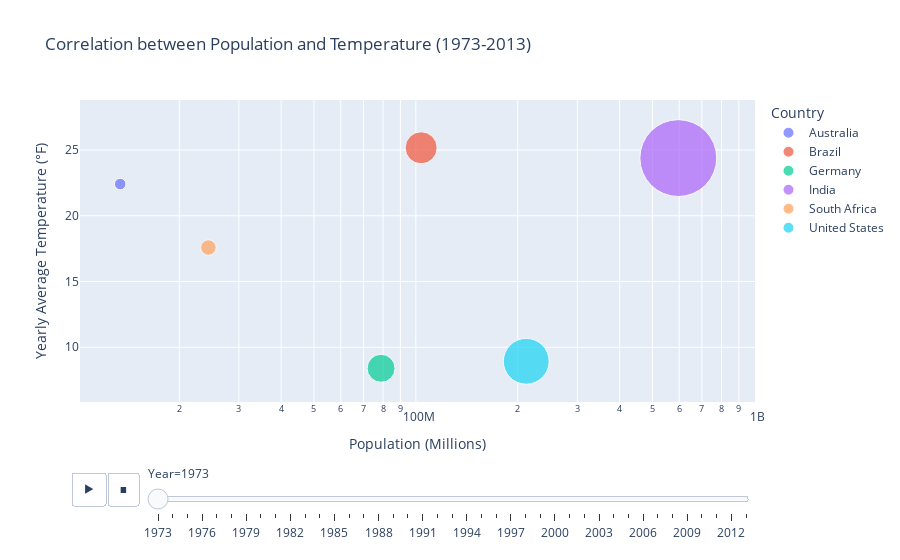

Notebook code cell kept with this figure:
### Code cell
# Assuming you have the necessary dataframes and variables defined

# Merge dataframes on 'Year' and 'Country'
merged_df = pd.merge(selected_countries_df, population_df, on=['Year', 'Country'])

merged_df.head()

# Create Animated Bubble Chart
fig = px.scatter(merged_df, x='Population', y='Yearly Average Temperature', color='Country',
                 size='Population',
                 title='Correlation between Population and Temperature (1973-2013)',
                 labels={'Population': 'Population (millions)', 'Yearly Average Temperature': 'Temperature (°F)'},
                 hover_data=['Year', 'Country'],
                 animation_frame='Year',  # Specify the animation frame
                 animation_group='Country',
                 size_max=80,
                 log_x=True)  # Specify the animation group

correlation_coefficient = merged_df['Population'].corr(merged_df['Yearly Average Temperature'])
print(merged_df)

# print(f"Pearson Correlation Coefficient: {correlation_coefficient}")
# # Calculate and add correlation annotations
# print(merged_df.groupby(['Country', 'Year']).corr()['Population'])
# correlations = merged_df.groupby(['Country', 'Year']).corr()['Population']['Yearly Average Temperature'].unstack()
#     for year in merged_df['Year'].unique():
#         correlation = correlations.loc[country, year]
#         fig.add_annotation(
#             x=merged_df[(merged_df['Country'] == country) & (merged_df['Year'] == year)]['Population'].iloc[0],
#             y=merged_df[(merged_df['Country'] == country) & (merged_df['Year'] == year)]['Yearly Average Temperature'].iloc[0],
#             text=f'{country} {year}: {correlation:.2f}',
#             showarrow=False,
#             xshift=5,
#             yshift=5
#         )

fig.update_layout (xaxis_title='Population (Millions)', yaxis_title='Yearly Average Temperature (°F)')

# (xaxis=dict(tickvals=[10, 100, 1000, 2000], ticktext=['10M', '100M', '1B', '2B'], dtick=1),
#                   yaxis=dict(tickvals=[10, 15, 20, 25, 30], ticktext=['10°F', '15°F', '20°F', '25°F', '30°F']),

fig.show()

### Figure 1 — Plotly figure (JSON) as saved in the notebook; plotly's stock layout.template omitted (floating-point values rounded to 4 significant figures)
{"data": [{"customdata": [[1973, "Australia"]], "hovertemplate": "Country=%{customdata[1]}<br>Year=%{customdata[0]}<br>Population (millions)=%{marker.size}<br>Temperature (°F)=%{y}<extra></extra>", "ids": ["Australia"], "legendgroup": "Australia", "marker": {"color": "#636efa", "size": [13380000], "sizemode": "area", "sizeref": 201700.0, "symbol": "circle"}, "mode": "markers", "name": "Australia", "orientation": "v", "showlegend": true, "type": "scatter", "x": [13380000], "xaxis": "x", "y": [22.41], "yaxis": "y"}, {"customdata": [[1973, "Brazil"]], "hovertemplate": "Country=%{customdata[1]}<br>Year=%{customdata[0]}<br>Population (millions)=%{marker.size}<br>Temperature (°F)=%{y}<extra></extra>", "ids": ["Brazil"], "legendgroup": "Brazil", "marker": {"color": "#EF553B", "size": [103666904], "sizemode": "area", "sizeref": 201700.0, "symbol": "circle"}, "mode": "markers", "name": "Brazil", "orientation": "v", "showlegend": true, "type": "scatter", "x": [103666904], "xaxis": "x", "y": [25.17], "yaxis": "y"}, {"customdata": [[1973, "Germany"]], "hovertemplate": "Country=%{customdata[1]}<br>Year=%{customdata[0]}<br>Population (millions)=%{marker.size}<br>Temperature (°F)=%{y}<extra></extra>", "ids": ["Germany"], "legendgroup": "Germany", "marker": {"color": "#00cc96", "size": [78936666], "sizemode": "area", "sizeref": 201700.0, "symbol": "circle"}, "mode": "markers", "name": "Germany", "orientation": "v", "showlegend": true, "type": "scatter", "x": [78936666], "xaxis": "x", "y": [8.403], "yaxis": "y"}, {"customdata": [[1973, "India"]], "hovertemplate": "Country=%{customdata[1]}<br>Year=%{customdata[0]}<br>Population (millions)=%{marker.size}<br>Temperature (°F)=%{y}<extra></extra>", "ids": ["India"], "legendgroup": "India", "marker": {"color": "#ab63fa", "size": [596107483], "sizemode": "area", "sizeref": 201700.0, "symbol": "circle"}, "mode": "markers", "name": "India", "orientation": "v", "showlegend": true, "type": "scatter", "x": [596107483], "xaxis": "x", "y": [24.39], "yaxis": "y"}, {"customdata": [[1973, "South Africa"]], "hovertemplate": "Country=%{customdata[1]}<br>Year=%{customdata[0]}<br>Population (millions)=%{marker.size}<br>Temperature (°F)=%{y}<extra></extra>", "ids": ["South Africa"], "legendgroup": "South Africa", "marker": {"color": "#FFA15A", "size": [24382513], "sizemode": "area", "sizeref": 201700.0, "symbol": "circle"}, "mode": "markers", "name": "South Africa", "orientation": "v", "showlegend": true, "type": "scatter", "x": [24382513], "xaxis": "x", "y": [17.58], "yaxis": "y"}, {"customdata": [[1973, "United States"]], "hovertemplate": "Country=%{customdata[1]}<br>Year=%{customdata[0]}<br>Population (millions)=%{marker.size}<br>Temperature (°F)=%{y}<extra></extra>", "ids": ["United States"], "legendgroup": "United States", "marker": {"color": "#19d3f3", "size": [211909000], "sizemode": "area", "sizeref": 201700.0, "symbol": "circle"}, "mode": "markers", "name": "United States", "orientation": "v", "showlegend": true, "type": "scatter", "x": [211909000], "xaxis": "x", "y": [8.935], "yaxis": "y"}], "layout": {"autosize": true, "legend": {"itemsizing": "constant", "title": {"text": "Country"}, "tracegroupgap": 0}, "sliders": [{"active": 0, "currentvalue": {"prefix": "Year="}, "len": 0.9, "pad": {"b": 10, "t": 60}, "steps": [{"args": [["1973"], {"frame": {"duration": 0, "redraw": false}, "fromcurrent": true, "mode": "immediate", "transition": {"duration": 0, "easing": "linear"}}], "label": "1973", "method": "animate"}, {"args": [["1974"], {"frame": {"duration": 0, "redraw": false}, "fromcurrent": true, "mode": "immediate", "transition": {"duration": 0, "easing": "linear"}}], "label": "1974", "method": "animate"}, {"args": [["1975"], {"frame": {"duration": 0, "redraw": false}, "fromcurrent": true, "mode": "immediate", "transition": {"duration": 0, "easing": "linear"}}], "label": "1975", "method": "animate"}, {"args": [["1976"], {"frame": {"duration": 0, "redraw": false}, "fromcurrent": true, "mode": "immediate", "transition": {"duration": 0, "easing": "linear"}}], "label": "1976", "method": "animate"}, {"args": [["1977"], {"frame": {"duration": 0, "redraw": false}, "fromcurrent": true, "mode": "immediate", "transition": {"duration": 0, "easing": "linear"}}], "label": "1977", "method": "animate"}, {"args": [["1978"], {"frame": {"duration": 0, "redraw": false}, "fromcurrent": true, "mode": "immediate", "transition": {"duration": 0, "easing": "linear"}}], "label": "1978", "method": "animate"}, {"args": [["1979"], {"frame": {"duration": 0, "redraw": false}, "fromcurrent": true, "mode": "immediate", "transition": {"duration": 0, "easing": "linear"}}], "label": "1979", "method": "animate"}, {"args": [["1980"], {"frame": {"duration": 0, "redraw": false}, "fromcurrent": true, "mode": "immediate", "transition": {"duration": 0, "easing": "linear"}}], "label": "1980", "method": "animate"}, {"args": [["1981"], {"frame": {"duration": 0, "redraw": false}, "fromcurrent": true, "mode": "immediate", "transition": {"duration": 0, "easing": "linear"}}], "label": "1981", "method": "animate"}, {"args": [["1982"], {"frame": {"duration": 0, "redraw": false}, "fromcurrent": true, "mode": "immediate", "transition": {"duration": 0, "easing": "linear"}}], "label": "1982", "method": "animate"}, {"args": [["1983"], {"frame": {"duration": 0, "redraw": false}, "fromcurrent": true, "mode": "immediate", "transition": {"duration": 0, "easing": "linear"}}], "label": "1983", "method": "animate"}, {"args": [["1984"], {"frame": {"duration": 0, "redraw": false}, "fromcurrent": true, "mode": "immediate", "transition": {"duration": 0, "easing": "linear"}}], "label": "1984", "method": "animate"}, {"args": [["1985"], {"frame": {"duration": 0, "redraw": false}, "fromcurrent": true, "mode": "immediate", "transition": {"duration": 0, "easing": "linear"}}], "label": "1985", "method": "animate"}, {"args": [["1986"], {"frame": {"duration": 0, "redraw": false}, "fromcurrent": true, "mode": "immediate", "transition": {"duration": 0, "easing": "linear"}}], "label": "1986", "method": "animate"}, {"args": [["1987"], {"frame": {"duration": 0, "redraw": false}, "fromcurrent": true, "mode": "immediate", "transition": {"duration": 0, "easing": "linear"}}], "label": "1987", "method": "animate"}, {"args": [["1988"], {"frame": {"duration": 0, "redraw": false}, "fromcurrent": true, "mode": "immediate", "transition": {"duration": 0, "easing": "linear"}}], "label": "1988", "method": "animate"}, {"args": [["1989"], {"frame": {"duration": 0, "redraw": false}, "fromcurrent": true, "mode": "immediate", "transition": {"duration": 0, "easing": "linear"}}], "label": "1989", "method": "animate"}, {"args": [["1990"], {"frame": {"duration": 0, "redraw": false}, "fromcurrent": true, "mode": "immediate", "transition": {"duration": 0, "easing": "linear"}}], "label": "1990", "method": "animate"}, {"args": [["1991"], {"frame": {"duration": 0, "redraw": false}, "fromcurrent": true, "mode": "immediate", "transition": {"duration": 0, "easing": "linear"}}], "label": "1991", "method": "animate"}, {"args": [["1992"], {"frame": {"duration": 0, "redraw": false}, "fromcurrent": true, "mode": "immediate", "transition": {"duration": 0, "easing": "linear"}}], "label": "1992", "method": "animate"}, {"args": [["1993"], {"frame": {"duration": 0, "redraw": false}, "fromcurrent": true, "mode": "immediate", "transition": {"duration": 0, "easing": "linear"}}], "label": "1993", "method": "animate"}, {"args": [["1994"], {"frame": {"duration": 0, "redraw": false}, "fromcurrent": true, "mode": "immediate", "transition": {"duration": 0, "easing": "linear"}}], "label": "1994", "method": "animate"}, {"args": [["1995"], {"frame": {"duration": 0, "redraw": false}, "fromcurrent": true, "mode": "immediate", "transition": {"duration": 0, "easing": "linear"}}], "label": "1995", "method": "animate"}, {"args": [["1996"], {"frame": {"duration": 0, "redraw": false}, "fromcurrent": true, "mode": "immediate", "transition": {"duration": 0, "easing": "linear"}}], "label": "1996", "method": "animate"}, {"args": [["1997"], {"frame": {"duration": 0, "redraw": false}, "fromcurrent": true, "mode": "immediate", "transition": {"duration": 0, "easing": "linear"}}], "label": "1997", "method": "animate"}, {"args": [["1998"], {"frame": {"duration": 0, "redraw": false}, "fromcurrent": true, "mode": "immediate", "transition": {"duration": 0, "easing": "linear"}}], "label": "1998", "method": "animate"}, {"args": [["1999"], {"frame": {"duration": 0, "redraw": false}, "fromcurrent": true, "mode": "immediate", "transition": {"duration": 0, "easing": "linear"}}], "label": "1999", "method": "animate"}, {"args": [["2000"], {"frame": {"duration": 0, "redraw": false}, "fromcurrent": true, "mode": "immediate", "transition": {"duration": 0, "easing": "linear"}}], "label": "2000", "method": "animate"}, {"args": [["2001"], {"frame": {"duration": 0, "redraw": false}, "fromcurrent": true, "mode": "immediate", "transition": {"duration": 0, "easing": "linear"}}], "label": "2001", "method": "animate"}, {"args": [["2002"], {"frame": {"duration": 0, "redraw": false}, "fromcurrent": true, "mode": "immediate", "transition": {"duration": 0, "easing": "linear"}}], "label": "2002", "method": "animate"}, {"args": [["2003"], {"frame": {"duration": 0, "redraw": false}, "fromcurrent": true, "mode": "immediate", "transition": {"duration": 0, "easing": "linear"}}], "label": "2003", "method": "animate"}, {"args": [["2004"], {"frame": {"duration": 0, "redraw": false}, "fromcurrent": true, "mode": "immediate", "transition": {"duration": 0, "easing": "linear"}}], "label": "2004", "method": "animate"}, {"args": [["2005"], {"frame": {"duration": 0, "redraw": false}, "fromcurrent": true, "mode": "immediate", "transition": {"duration": 0, "easing": "linear"}}], "label": "2005", "method": "animate"}, {"args": [["2006"], {"frame": {"duration": 0, "redraw": false}, "fromcurrent": true, "mode": "immediate", "transition": {"duration": 0, "easing": "linear"}}], "label": "2006", "method": "animate"}, {"args": [["2007"], {"frame": {"duration": 0, "redraw": false}, "fromcurrent": true, "mode": "immediate", "transition": {"duration": 0, "easing": "linear"}}], "label": "2007", "method": "animate"}, {"args": [["2008"], {"frame": {"duration": 0, "redraw": false}, "fromcurrent": true, "mode": "immediate", "transition": {"duration": 0, "easing": "linear"}}], "label": "2008", "method": "animate"}, {"args": [["2009"], {"frame": {"duration": 0, "redraw": false}, "fromcurrent": true, "mode": "immediate", "transition": {"duration": 0, "easing": "linear"}}], "label": "2009", "method": "animate"}, {"args": [["2010"], {"frame": {"duration": 0, "redraw": false}, "fromcurrent": true, "mode": "immediate", "transition": {"duration": 0, "easing": "linear"}}], "label": "2010", "method": "animate"}, {"args": [["2011"], {"frame": {"duration": 0, "redraw": false}, "fromcurrent": true, "mode": "immediate", "transition": {"duration": 0, "easing": "linear"}}], "label": "2011", "method": "animate"}, {"args": [["2012"], {"frame": {"duration": 0, "redraw": false}, "fromcurrent": true, "mode": "immediate", "transition": {"duration": 0, "easing": "linear"}}], "label": "2012", "method": "animate"}, {"args": [["2013"], {"frame": {"duration": 0, "redraw": false}, "fromcurrent": true, "mode": "immediate", "transition": {"duration": 0, "easing": "linear"}}], "label": "2013", "method": "animate"}], "x": 0.1, "xanchor": "left", "y": 0, "yanchor": "top"}], "title": {"text": "Correlation between Population and Temperature (1973-2013)"}, "updatemenus": [{"buttons": [{"args": [null, {"frame": {"duration": 500, "redraw": false}, "fromcurrent": true, "mode": "immediate", "transition": {"duration": 500, "easing": "linear"}}], "label": "&#9654;", "method": "animate"}, {"args": [[null], {"frame": {"duration": 0, "redraw": false}, "fromcurrent": true, "mode": "immediate", "transition": {"duration": 0, "easing": "linear"}}], "label": "&#9724;", "method": "animate"}], "direction": "left", "pad": {"r": 10, "t": 70}, "showactive": false, "type": "buttons", "x": 0.1, "xanchor": "right", "y": 0, "yanchor": "top"}], "xaxis": {"anchor": "y", "autorange": true, "domain": [0, 1], "range": [7.014, 8.968], "title": {"text": "Population (Millions)"}, "type": "log"}, "yaxis": {"anchor": "x", "autorange": true, "domain": [0, 1], "range": [-8.892, 52.22], "title": {"text": "Yearly Average Temperature (°F)"}, "type": "linear"}}}
